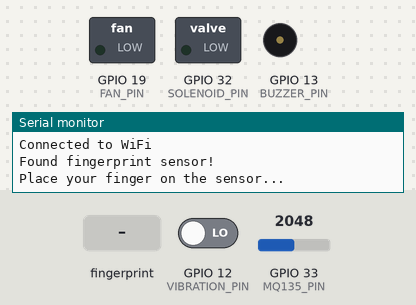
Simulated run of this sketch. Board: ESP32. Parts: switched loads named in the sketch (green lamp = pin HIGH), buzzer (waves = sounding, pin HIGH), the last lines printed to the serial monitor. Inputs (shaded band) come from the test bench; at power-on: GPIO 12 (VIBRATION_PIN) LOW, GPIO 33 (MQ135_PIN) = 2048. WiFi joins after 1.5 s; servers stay silent unless stated; no MQTT or app messages arrive unless stated.

Above: at 3.2 s.
3.3 s: GPIO 12 (VIBRATION_PIN) driven HIGH
At 10.6 s:
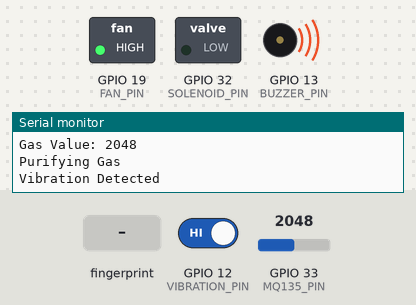
14.6 s: GPIO 33 (MQ135_PIN) set to 56
20.7 s: GPIO 33 (MQ135_PIN) set to 45
At 28.8 s:
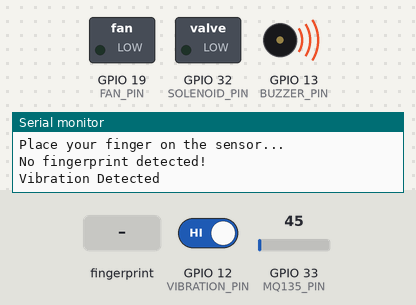
32.9 s: finger stored as number 1 placed on the sensor
At 35.8 s:
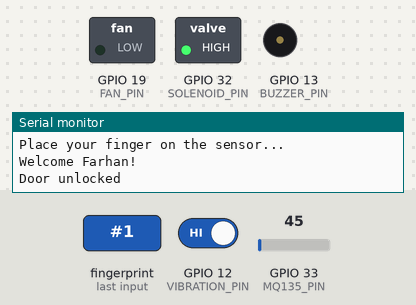
41.2 s: GPIO 33 (MQ135_PIN) set to 491
At 47.2 s:
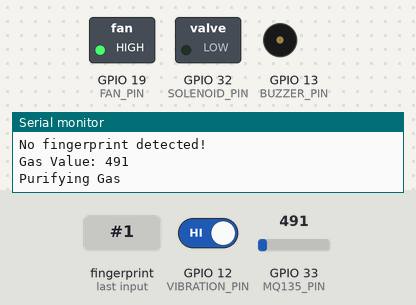
55.2 s: finger stored as number 1 placed on the sensor
At 58.1 s:
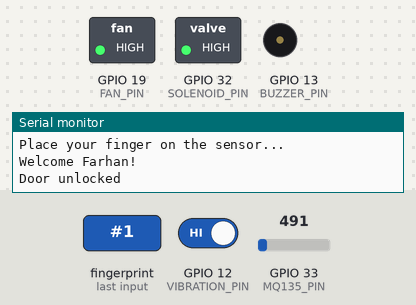
Timing chart, 0 to 63.7 s (numbered marks = the images above; inputs shaded):
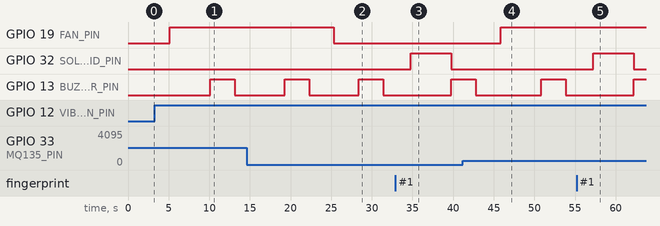

The sketch:

NR_FiGaVib.ino
```cpp
#include <WiFi.h>
#include <Adafruit_Fingerprint.h>
#include <PubSubClient.h>

#define MQ135_PIN A5         // Define the pin for MQ135 gas sensor
#define VIBRATION_PIN 12     // Define the pin for vibration sensor
#define BUZZER_PIN 13        // Define the pin for the buzzer
#define GAS_THRESHOLD 50     // Define the gas threshold
#define SOLENOID_PIN 32      // Define the pin connected to the solenoid lock

const char* ssid = "Pena pemuji";
const char* password = "77777777";
const int FAN_PIN = 19;     // Define the pin for the 12V fan

#define FINGERPRINT_SENSOR_RX 16 // RX pin of fingerprint sensor connected to GPIO 16
#define FINGERPRINT_SENSOR_TX 17 // TX pin of fingerprint sensor connected to GPIO 17

const char* mqtt_server = "broker.hivemq.com"; // Change this to your MQTT broker address
const int mqtt_port = 1883; // Default MQTT port
const char* gas_topic = "gasValue"; // MQTT topic for gas value
const char* vibration_topic = "vibrationValue"; // MQTT topic for vibration value

Adafruit_Fingerprint finger = Adafruit_Fingerprint(&Serial2);

WiFiClient espClient;
PubSubClient client(espClient);

// Array to store registered fingerprint IDs
const uint16_t registeredIDs[] = {1, 2}; // Add more IDs as needed

unsigned long lastVibrationTime = 0; // Variable to store the time when vibration was last detected
unsigned long lastGasTime = 0;       // Variable to store the time when gas was last read
bool fanActive = false;               // Variable to track fan activation state

// Function declarations
void unlockDoor();
void lockDoor();
bool fingerprintTrigger();
void connectToWiFi();
void setup_mqtt();
void publish_gas_vibration(int gasValue, int vibrationValue);
int getFingerprintID();

void setup() {
  Serial.begin(115200);      // Initialize serial communication
  pinMode(MQ135_PIN, INPUT); // Set MQ135 pin as input
  pinMode(VIBRATION_PIN, INPUT); // Set vibration sensor pin as input
  pinMode(BUZZER_PIN, OUTPUT); // Set buzzer pin as output
  pinMode(FAN_PIN, OUTPUT);   // Set fan pin as output
  pinMode(SOLENOID_PIN, OUTPUT); // Set the solenoid pin as an output

  connectToWiFi(); // Connect to WiFi network
  Serial.println("Connected to WiFi");

  setup_mqtt(); // Connect to MQTT broker

  // Start the hardware serial port for the fingerprint sensor
  Serial2.begin(57600);

  if (finger.verifyPassword()) {
    Serial.println("Found fingerprint sensor!");
  } else {
    Serial.println("Did not find fingerprint sensor :(");
    while (1) { delay(1); }
  }
}

void loop() {
  // Check WiFi connection
  if (WiFi.status() != WL_CONNECTED) {
    Serial.println("WiFi connection lost. Reconnecting...");
    connectToWiFi();
  }

  // Read analog value from MQ135 sensor every 5 seconds
  if (millis() - lastGasTime >= 5000) {
    int gasValue = analogRead(MQ135_PIN);
    Serial.print("Gas Value: ");
    Serial.println(gasValue);
    if (gasValue > GAS_THRESHOLD) {
      Serial.println("Purifying Gas");
      if (!fanActive) {
        digitalWrite(FAN_PIN, HIGH); // Turn on the fan
        fanActive = true;
        delay(5000); //fan on 5 sec
      }
    } else {
      Serial.println("Clean Air");
      if (fanActive) {
        digitalWrite(FAN_PIN, LOW); // Turn off the fan
        fanActive = false;
      }
    }
    lastGasTime = millis(); // Update the last gas reading time
    // Publish gas value to MQTT
    publish_gas_vibration(gasValue, digitalRead(VIBRATION_PIN));
  }

  // Read digital value from vibration sensor every 5 second
  if (millis() - lastVibrationTime >= 5000) {
    int vibrationValue = digitalRead(VIBRATION_PIN);
    if (vibrationValue == HIGH) {
      Serial.println("Vibration Detected");
      digitalWrite(BUZZER_PIN, HIGH); // Turn on the buzzer
      delay(3000); // Keep the buzzer active for 3 seconds
      digitalWrite(BUZZER_PIN, LOW); // Turn off the buzzer
    } else {
      Serial.println("Vibration OFF");
    }
    lastVibrationTime = millis(); // Update the last vibration reading time
  }

  // Check for fingerprint detection
  if (fingerprintTrigger()) {
    unlockDoor(); // Unlock the door
    delay(5000); // Keep the door unlocked for 5 seconds (adjust as needed)
    lockDoor(); // Lock the door
  }

  // MQTT client loop
  if (!client.loop()) {
    client.connect("P-aangFyP");
  }

  // Delay to control the loop frequency
  delay(10);
}

void connectToWiFi() {
  WiFi.begin(ssid, password);
  int attempts = 0;
  while (WiFi.status() != WL_CONNECTED && attempts < 5) {
    delay(1000);
    Serial.println("Connecting to WiFi...");
    attempts++;
  }
}

bool fingerprintTrigger() {
  Serial.println("Place your finger on the sensor...");
  delay(3000); // Delay for 3 seconds to allow time for the user to place their finger
  int detectedID = getFingerprintID();
  if (detectedID > 0) {
    for (int i = 0; i < sizeof(registeredIDs) / sizeof(registeredIDs[0]); i++) {
      if (detectedID == registeredIDs[i]) {
        Serial.println("Welcome Farhan!"); // Change the message as needed
        return true;
      }
    }
  } else if (detectedID == 0) {
    Serial.println("You're Thief!");
  } else {
    Serial.println("No fingerprint detected!");
  }
  return false;
}

int getFingerprintID() {
  uint8_t p = finger.getImage();
  if (p != FINGERPRINT_OK)  return -1;

  p = finger.image2Tz();
  if (p != FINGERPRINT_OK)  return -1;

  p = finger.fingerFastSearch();
  if (p == FINGERPRINT_OK) {
    return finger.fingerID;
  } else if (p == FINGERPRINT_NOTFOUND) {
    return 0;
  } else {
    return -1;
  }
}

void unlockDoor() {
  digitalWrite(SOLENOID_PIN, HIGH); // Activate the solenoid to unlock the door
  Serial.println("Door unlocked");
}

void lockDoor() {
  digitalWrite(SOLENOID_PIN, LOW); // Deactivate the solenoid to lock the door
  Serial.println("Door locked");
}

void setup_mqtt() {
  client.setServer(mqtt_server, mqtt_port);
}

void publish_gas_vibration(int gasValue, int vibrationValue) {
  if (!client.connected()) {
    if (!client.connect("P-aangKacak")) {
      Serial.println("Failed to connect to MQTT broker");
      return;
    }
  }
  // Publish gas value to MQTT topic
  client.publish(gas_topic, String(gasValue).c_str());
  // Publish vibration value to MQTT topic
  client.publish(vibration_topic, String(vibrationValue).c_str());
}
```

Measured:
- the behaviour switches between 51 and 50 on GPIO 33 (MQ135_PIN) (found by bisection; images 1 and 2)
- after the input at 3.3 s, GPIO 13 (BUZZER_PIN): LOW → HIGH after 6.8 s, → LOW 3.0 s later
- after the input at 20.7 s, GPIO 19 (FAN_PIN): HIGH → LOW after 4.6 s
- after the input at 32.9 s, GPIO 32 (SOLENOID_PIN): LOW → HIGH after 1.9 s, → LOW 5.0 s later
- after the input at 41.2 s, GPIO 19 (FAN_PIN): LOW → HIGH after 4.7 s
- after the input at 55.2 s, GPIO 32 (SOLENOID_PIN): LOW → HIGH after 2.0 s, → LOW 5.0 s later
